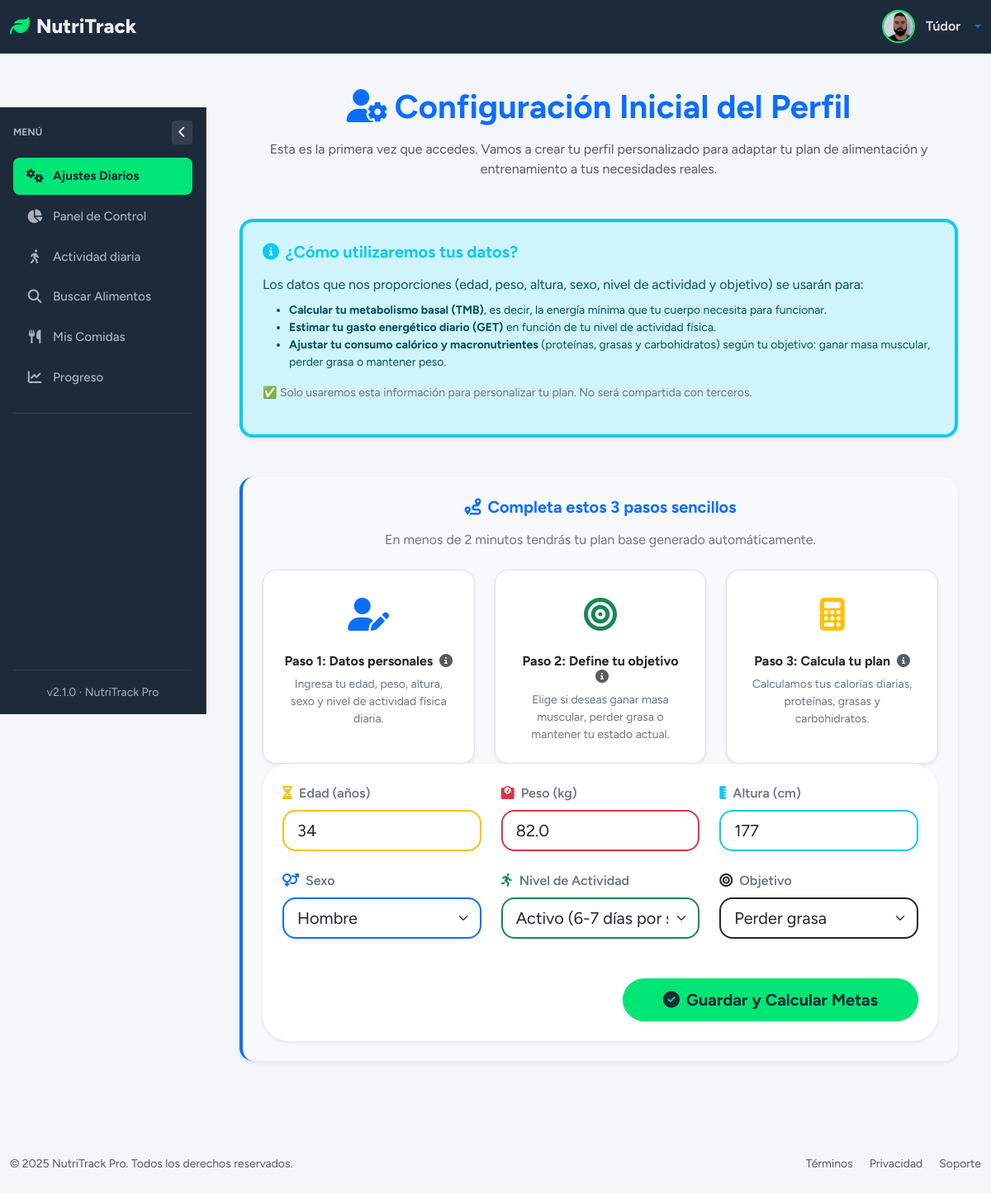
/settings (signed in), run on an earlier commit of the app's database.
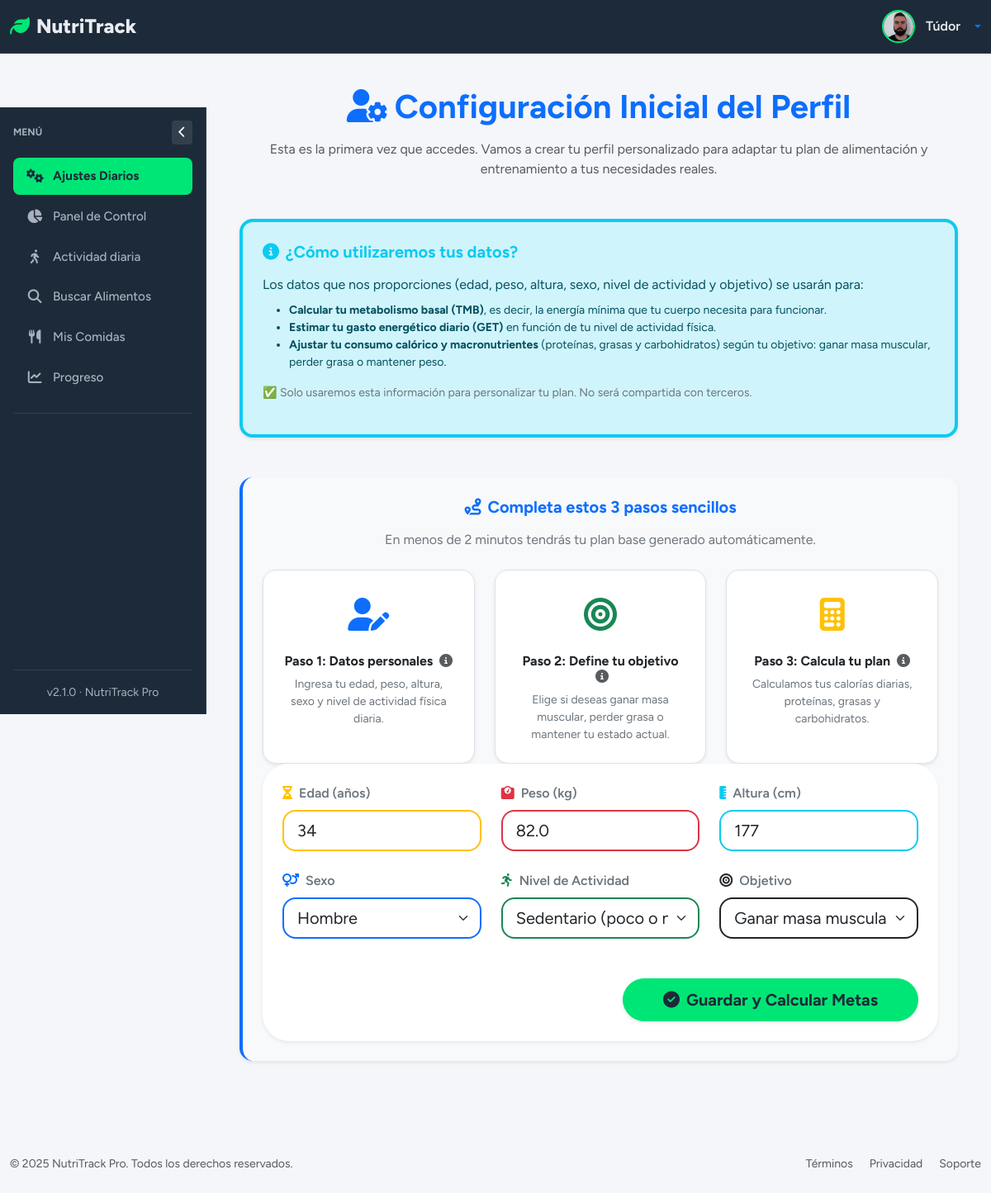
And on a later commit of the database.
### tables this page shows
CREATE TABLE "user_goals" (
	"user_id"	INTEGER,
	"daily_calories"	INTEGER DEFAULT 2000,
	"daily_proteins"	INTEGER DEFAULT 50,
	"daily_water"	INTEGER DEFAULT 2,
	"daily_activity"	INTEGER,
	"proteins_consumed"	REAL DEFAULT 0,
	"fats_consumed"	REAL DEFAULT 0,
	"carbs_consumed"	REAL DEFAULT 0,
	"created_at"	TEXT,
	"updated_at"	TEXT,
	"water_consumed"	REAL DEFAULT 0,
	"daily_fats"	REAL DEFAULT 60,
	"daily_carbs"	REAL DEFAULT 60,
	"weight"	REAL,
	"height"	INTEGER,
	"age"	INTEGER,
	"gender"	TEXT,
	"goal"	TEXT,
	PRIMARY KEY("user_id"),
	FOREIGN KEY("user_id") REFERENCES "loggin"("id")
);

### app/controllers/SettingsController.py (the view, shortened to what this page needs)
@app.route('/settings', methods=['GET', 'POST'])
@login_required
def settings():
    goals = get_user_goals(current_user.id)
    return render_template('Settings/settings_first_time.html', goals=goals)

### app/__init__.py (called while the page is built)
@login_manager.user_loader
def load_user(user_id):
    return User.get_by_id(user_id)

@app.after_request
def add_security_headers(response):
    response.headers['Cache-Control'] = 'no-cache, no-store, must-revalidate, max-age=0'
    response.headers['Pragma'] = 'no-cache'
    response.headers['Expires'] = '0'
    response.headers['X-Content-Type-Options'] = 'nosniff'
    return response

### app/conexion.py (called while the page is built)
@contextmanager
def get_db_connection():
    conn = sqlite3.connect(DATABASE)
    conn.row_factory = sqlite3.Row  # Esto permite acceso como diccionario
    try:
        yield conn
    finally:
        conn.close()

@contextmanager
def get_db_cursor():
    with get_db_connection() as conn:
        cursor = conn.cursor()
        try:
            yield cursor
            conn.commit()
        except:
            conn.rollback()
            raise

### app/controllers/UsersController.py (called while the page is built)
@app.context_processor
def inject_prefs():
    if current_user.is_authenticated:
        prefs = get_user_preferences(current_user.id)  # función que recupera las prefs
        return dict(prefs=prefs)
    return dict(prefs=None)

### app/templates/Settings/settings_first_time.html (shortened to what the changed rows need)
{% extends "base.html" %}
{% block section %}
<div class="text-center mb-5">
  <h1 class="display-6 fw-bold text-primary mb-3">
    <i class="fas fa-user-cog me-2"></i>Configuración Inicial del Perfil
  </h1>
</div>
<div class="alert alert-info shadow-sm rounded-4 border-start border-4 border-info p-4 mb-5">
  <h2 class="h5 fw-bold text-info mb-3">
    <i class="fas fa-info-circle me-2"></i>¿Cómo utilizaremos tus datos?
  </h2>
</div>
<div class="card shadow-sm rounded-4 p-4 mb-5 border-start border-4 border-primary bg-light">
  <h2 class="h5 fw-bold text-primary mb-3 text-center">
    <i class="fas fa-route me-2"></i>Completa estos 3 pasos sencillos
  </h2>
<div class="card shadow-sm border-0 rounded-5 p-4">
  <form method="POST" novalidate>
    <div class="row g-4">
      <div class="col-12 col-md-6 col-lg-4">
        <label for="age" class="form-label fw-semibold text-secondary">
          <i class="fas fa-hourglass-half me-2 text-warning"></i>Edad (años)
        </label>
        <input
          type="number"
          id="age"
          name="age"
          class="form-control form-control-lg rounded-4 border-2 border-warning"
          placeholder="30"
          min="10"
          max="100"
          required
          value="{{ goals.age or '' }}"
        >
      </div>
      <div class="col-12 col-md-6 col-lg-4">
        <label for="weight" class="form-label fw-semibold text-secondary">
          <i class="fas fa-weight me-2 text-danger"></i>Peso (kg)
        </label>
        <input
          type="number"
          id="weight"
          name="weight"
          class="form-control form-control-lg rounded-4 border-2 border-danger"
          placeholder="78"
          step="0.1"
          min="30"
          max="200"
          required
          value="{{ goals.weight or '' }}"
        >
      </div>
      <div class="col-12 col-md-6 col-lg-4">
        <label for="height" class="form-label fw-semibold text-secondary">
          <i class="fas fa-ruler-vertical me-2 text-info"></i>Altura (cm)
        </label>
        <input
          type="number"
          id="height"
          name="height"
          class="form-control form-control-lg rounded-4 border-2 border-info"
          placeholder="177"
          min="100"
          max="250"
          required
          value="{{ goals.height or '' }}"
        >
      </div>
      <div class="col-12 col-md-6 col-lg-4">
        <label for="gender" class="form-label fw-semibold text-secondary">
          <i class="fas fa-venus-mars me-2 text-primary"></i>Sexo
        </label>
        <select
          id="gender"
          name="gender"
          class="form-select form-select-lg rounded-4 border-2 border-primary"
          required
        >
          <option value="male" {% if goals.gender == 'male' %}selected{% endif %}>Hombre</option>
        </select>
      </div>
      <div class="col-12 col-md-6 col-lg-4">
        <label for="activity_level" class="form-label fw-semibold text-secondary">
          <i class="fas fa-running me-2 text-success"></i>Nivel de Actividad
        </label>
        <select
          id="activity_level"
          name="activity_level"
          class="form-select form-select-lg rounded-4 border-2 border-success"
          required
        >
          <option value="sedentary" {% if goals.daily_activity == 0 %}selected{% endif %}>Sedentario (poco o nada de ejercicio)</option>
          <option value="active" {% if goals.daily_activity == 90 %}selected{% endif %}>Activo (6-7 días por semana)</option>
        </select>
      </div>
      <div class="col-12 col-md-6 col-lg-4">
        <label for="goal" class="form-label fw-semibold text-secondary">
          <i class="fas fa-bullseye me-2 text-dark"></i>Objetivo
        </label>
        <select
          id="goal"
          name="goal"
          class="form-select form-select-lg rounded-4 border-2 border-dark"
          required
        >
          <option value="gain" {% if goals.goal == 'gain' %}selected{% endif %}>Ganar masa muscular</option>
          <option value="lose" {% if goals.goal == 'lose' %}selected{% endif %}>Perder grasa</option>
        </select>
      </div>
    </div>
  </form>
</div>
{% endblock %}

What changed in the data, as far as the page shows it:
changed user_goals "Hombre": goal "Perder grasa" → "Ganar masa muscular"; activity_level "Activo (6-7 días por semana)" → (not shown)
Also different on the page:
form field activity_level: (not shown) → "Sedentario (poco o nada de ejercicio)"
